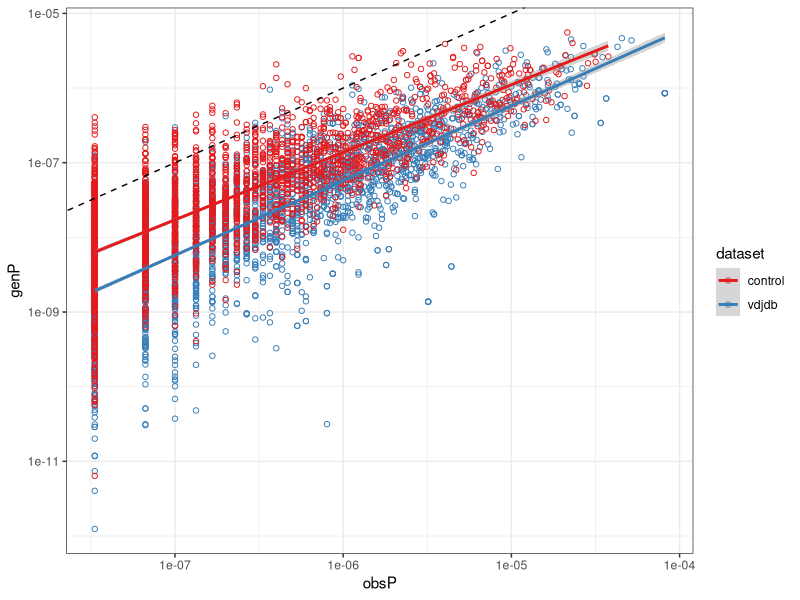
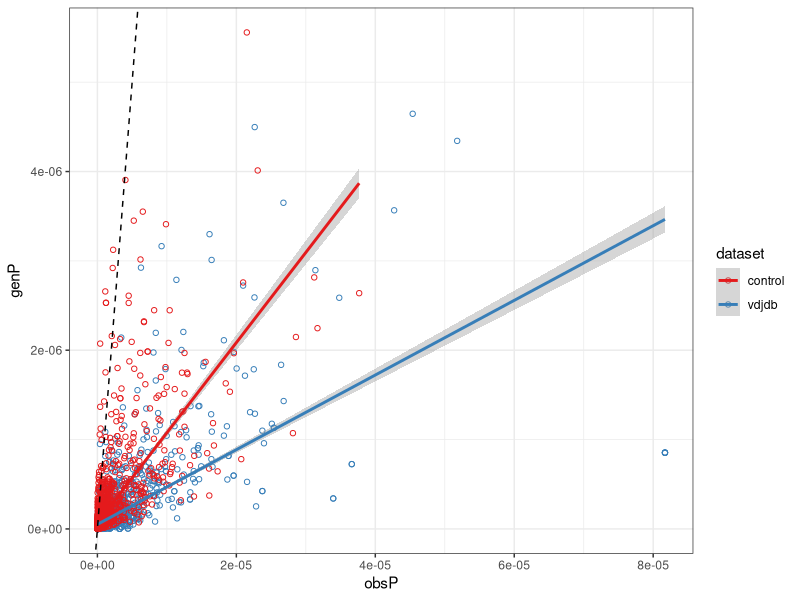
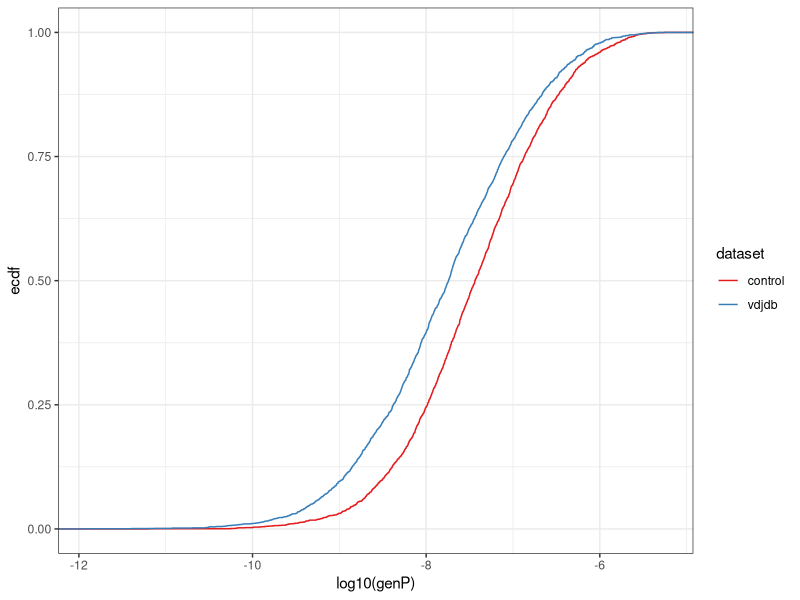
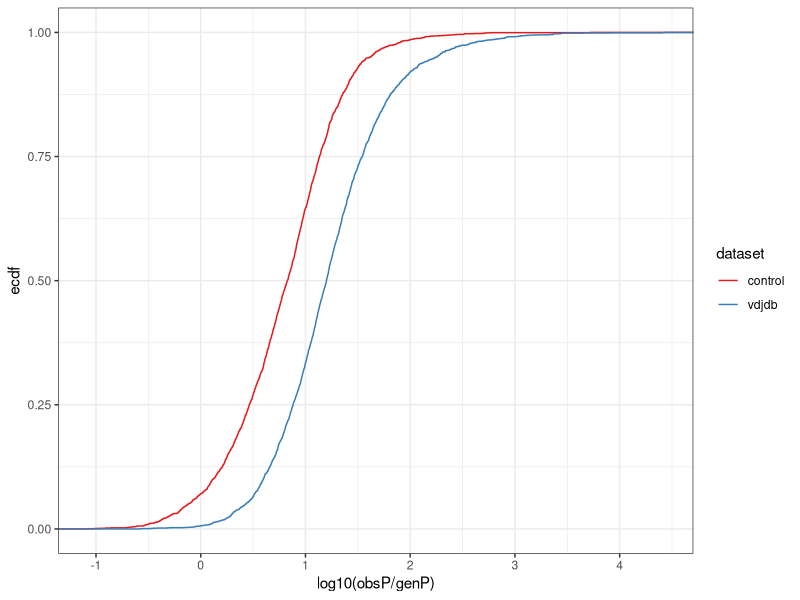

Write the R code that produced these figures, in order.
## ---- chunk 1
knitr::opts_chunk$set(echo = TRUE)
## ---- chunk 2
library(dplyr)
library(ggplot2)
TOTAL_REARRANGEMENTS_AGING = 29989055

df = read.table("VDJDB_fullP.txt", header=T, sep="\t")
df$obsP = df$ageing_occur / TOTAL_REARRANGEMENTS_AGING
df.control = read.table("control_probs.txt", header=T, sep="\t") %>%
  mutate(occurrences = ifelse(is.na(occurrences), 0, occurrences), genP = fullP)
df.control$obsP = df.control$occurrences / TOTAL_REARRANGEMENTS_AGING

df.1 = df %>% select(obsP, genP, antigen.epitope, antigen.gene)
df.1$dataset = "vdjdb"
df.2 = df.control %>% select(obsP, genP)
df.2$antigen.epitope = "NA"
df.2$antigen.gene = "NA"
df.2$dataset = "control"
df.3 = rbind(df.1, df.2) %>% filter(obsP>0 & genP>0)
## ---- chunk 3
ggplot(df.3, aes(x=obsP, y=genP, color=dataset)) +
  geom_point(shape=21) +
  geom_smooth(method="lm") +
  geom_abline(linetype="dashed") +
  scale_x_log10() +
  scale_y_log10() +
  scale_color_brewer(palette = "Set1") +
  theme_bw()

ggplot(df.3, aes(x=obsP, y=genP, color=dataset)) +
  geom_point(shape=21) +
  geom_smooth(method="lm") +
  geom_abline(linetype="dashed") +
  scale_color_brewer(palette = "Set1") +
  theme_bw()
## ---- chunk 4
ggplot(df.3, aes(x=log10(genP), color = dataset)) +
  stat_ecdf() +
  scale_color_brewer(palette = "Set1") +
  theme_bw()

ggplot(df.3, aes(x=log10(obsP/genP), color = dataset)) +
  stat_ecdf() +
  scale_color_brewer(palette = "Set1") +
  theme_bw()
